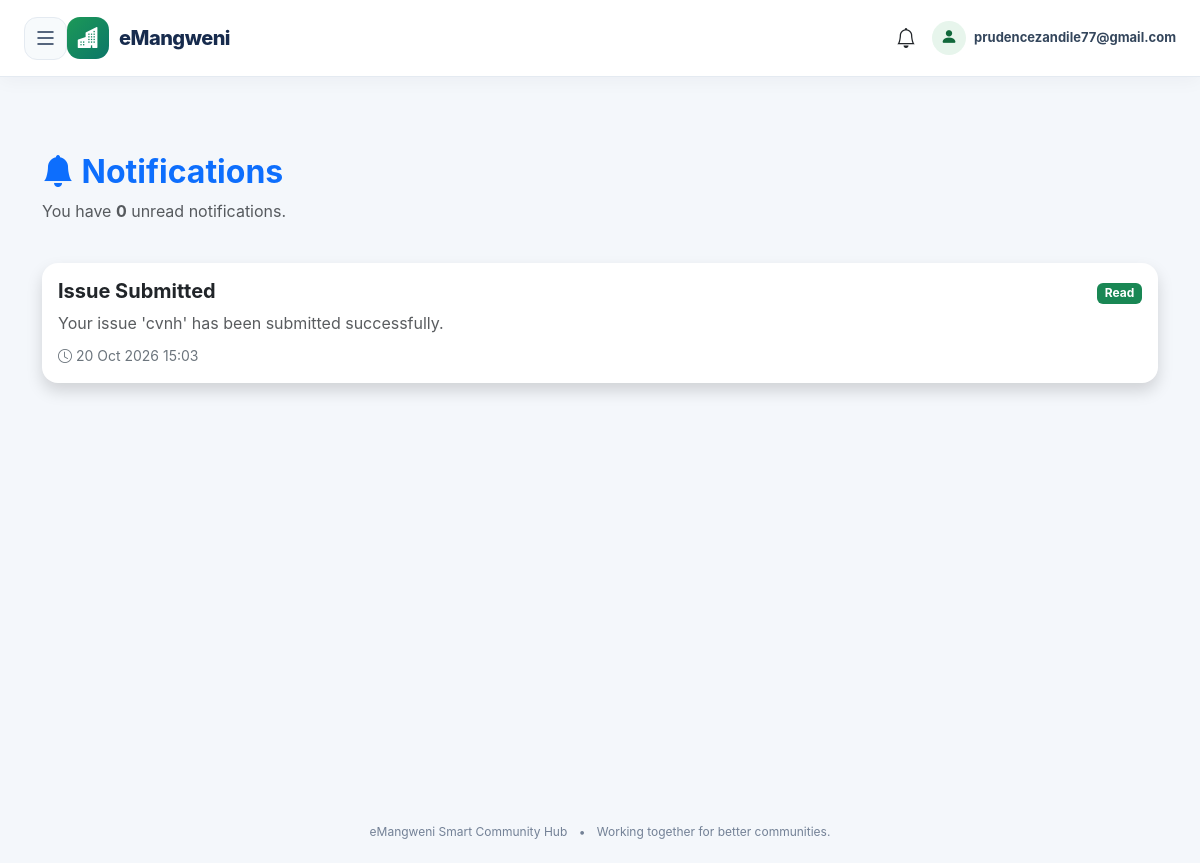
Screenshot of /notifications/ (signed in) with the database file from the repository.
### notifications/models.py (models this page shows, shortened)
class Notification(models.Model):
    user = models.ForeignKey(
        User,
        on_delete=models.CASCADE,
        related_name="notifications"
    )
    title = models.CharField(
        max_length=200
    )
    message = models.TextField()
    is_read = models.BooleanField(
        default=False
    )
    created_at = models.DateTimeField(
        auto_now_add=True
    )
    class Meta:
        ordering = ["-created_at"]

### notifications/views.py (the view)
@login_required
def notification_list(request):
    notifications = Notification.objects.filter(
        user=request.user
    ).order_by("-created_at")
    unread_count = notifications.filter(
        is_read=False
    ).count()
    context = {
        "notifications": notifications,
        "unread_count": unread_count,
    }
    return render(
        request,
        "notifications/notification_list.html",
        context
    )

### notifications/context_processors.py (called while the page is built)
def unread_notifications(request):
    if not request.user.is_authenticated:
        return {"unread_notifications": 0}
    return {
        "unread_notifications": Notification.objects.filter(
            user=request.user,
            is_read=False,
        ).count()
    }

### notifications/templates/notifications/notification_list.html (shortened to what this page needs)
{% extends 'base/base.html' %}
{% block content %}
<div class="container py-5">
    <div class="d-flex justify-content-between align-items-center mb-4">
        <div>
            <h2 class="fw-bold text-primary">
                <i class="bi bi-bell-fill"></i>
                Notifications
            </h2>
            <p class="text-muted">
                You have
                <strong>{{ unread_count }}</strong>
                unread notification{{ unread_count|pluralize }}.
            </p>
        </div>
    </div>
    {% if notifications %}
        {% for notification in notifications %}
        <div class="card shadow border-0 mb-3">
            <div class="card-body">
                <div class="d-flex justify-content-between align-items-start">
                    <div>
                        <h5 class="fw-bold">
                            {{ notification.title }}
                        </h5>
                        <p class="text-muted mb-2">
                            {{ notification.message }}
                        </p>
                        <small class="text-secondary">
                            <i class="bi bi-clock"></i>
                            {{ notification.created_at|date:"d M Y H:i" }}
                        </small>
                    </div>
                    <div>
                        {% if notification.is_read %}
                            <span class="badge bg-success">
                                Read
                            </span>
                        {% endif %}
                    </div>
                </div>
            </div>
        </div>
        {% endfor %}
    {% endif %}
</div>
{% endblock %}

### templates/base/base.html (shortened to what this page needs)
{% load static %}
<!DOCTYPE html>
<html lang="en">
<head>
    <link href="https://cdn.jsdelivr.net/npm/bootstrap@5.3.7/dist/css/bootstrap.min.css" rel="stylesheet">
    <link rel="stylesheet" href="https://cdn.jsdelivr.net/npm/bootstrap-icons@1.11.3/font/bootstrap-icons.min.css">
</head>
<body>
<div id="navbar-wrapper">
    <nav class="navbar navbar-expand-lg navbar-light">
        <div class="container-fluid px-3 px-lg-4">
            {% if user.is_authenticated %}
                <button id="menu-btn" type="button" aria-label="Open navigation menu"
                        aria-controls="sidebar" aria-expanded="false">
                    <i class="bi bi-list"></i>
                </button>
                {% if user.is_staff %}
                    <a class="navbar-brand" href="{% url 'admin-portal-dashboard' %}">
                {% else %}
                    <a class="navbar-brand" href="{% url 'dashboard' %}">
                {% endif %}
                    <span class="navbar-brand-icon"><i class="bi bi-buildings-fill"></i></span>
                    <span>eMangweni</span>
                </a>
                <div class="ms-auto d-flex align-items-center gap-3">
                    {% if user.is_staff %}
                        <a href="{% url 'admin-notifications' %}" class="position-relative text-decoration-none text-dark" aria-label="Open admin notifications">
                            <i class="bi bi-bell fs-5"></i>
                        </a>
                    {% else %}
                        <a href="{% url 'notifications' %}" class="position-relative text-decoration-none text-dark" aria-label="Open notifications">
                            <i class="bi bi-bell fs-5"></i>
                        </a>
                    {% endif %}
                    <span class="navbar-user">
                        <span class="navbar-user-icon"><i class="bi bi-person-fill"></i></span>
                        <span class="username-label">{{ user.get_short_name|default:user.username }}</span>
                    </span>
                </div>
            {% endif %}
        </div>
    </nav>
</div>
<main class="page-content" id="content">
    {% block content %}{% endblock %}
</main>
<footer class="app-footer">
    <span>eMangweni Smart Community Hub</span>
    <span class="mx-2">•</span>
    <span>Working together for better communities.</span>
</footer>
</body>
</html>

### templates/base/base.html (style rules this page uses)
:root { --hub-ink: #172b4d; --hub-muted: #64748b; --hub-green: #16834a; --hub-green-dark: #11683b; --hub-bg: #f4f7fb; --hub-border: #e4eaf1; --hub-sidebar: #102033; --hub-sidebar-soft: #182d43; }
*, *::before, *::after { box-sizing: border-box; }
html { scroll-behavior: smooth; }
body { margin: 0; background: var(--hub-bg); color: var(--hub-ink); font-family: Inter, "Segoe UI", Roboto, Arial, sans-serif; overflow-x: hidden; }
a { text-underline-offset: 3px; }
.navbar { position: sticky; top: 0; z-index: 1030; min-height: 76px; padding: 12px 0; background: rgba(255,255,255,.96) !important; border-bottom: 1px solid var(--hub-border); box-shadow: 0 4px 18px rgba(15, 35, 60, .04); backdrop-filter: blur(12px); }
.navbar-brand { display: inline-flex; align-items: center; gap: 10px; color: var(--hub-ink) !important; font-size: 20px; font-weight: 800; letter-spacing: -.5px; }
.navbar-brand-icon { display: inline-grid; width: 42px; height: 42px; place-items: center; border-radius: 13px; background: linear-gradient(135deg, #1c9957, #0c7668); color: white; font-size: 21px; }
#menu-btn { display: inline-grid; width: 43px; height: 43px; flex-shrink: 0; place-items: center; padding: 0; border: 1px solid var(--hub-border); border-radius: 13px; background: #f7fafc; color: var(--hub-ink); transition: background .2s, color .2s, border-color .2s; }
#menu-btn i { font-size: 24px; line-height: 1; }
.navbar-user { display: inline-flex; align-items: center; gap: 8px; color: #34465c; font-size: 13px; font-weight: 700; }
.navbar-user-icon { display: inline-grid; width: 34px; height: 34px; place-items: center; border-radius: 50%; background: #e7f5ec; color: var(--hub-green-dark); font-size: 17px; }
.page-content { min-height: calc(100vh - 76px); padding: 28px; transition: margin-left .28s ease; }
.app-footer { padding: 22px 16px; color: #738196; text-align: center; font-size: 12px; }
.card { border: 1px solid rgba(222, 230, 239, .8); border-radius: 16px; box-shadow: 0 8px 24px rgba(21, 42, 69, .045); }
@media (min-width: 992px) { #navbar-wrapper { transition: margin-left .28s ease, width .28s ease; } }

### rows the page displays
Notification: title "Issue Submitted", message "Your issue 'cvnh' has been submitted successfully.", created_at "20 Oct 2026 15:03", is_read "Read"

### other values shown
{{ user.get_short_name|default:user.username }} "prudencezandile77@gmail.com"
{{ unread_count }} "0"
